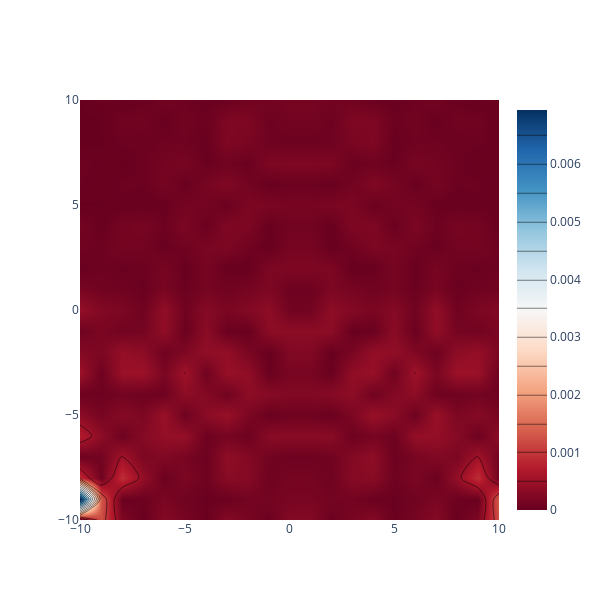

Notebook cell for this chart:
### Code cell
fig = go.Figure(data=
    go.Contour(
        x=[i for i in range(-D, D + 1)],
        y=[j for j in range(-D, D + 1)],
        z=err,
        line_smoothing=0.85,
        colorscale='RdBu',
        colorbar=dict(
            title='', # title here
            titleside='right',
            titlefont=dict(
                size=14,
                family='Arial, sans-serif')),
        contours=dict(
            coloring ='heatmap',
            showlabels = True, # show labels on contours
            labelfont = dict( # label font properties
                size = 12,
                color = 'black',
            )
        )))

fig.update_layout(
    autosize=False,
    width=600,
    height=600
)

fig.update_xaxes(
    constrain="domain",  # meanwhile compresses the xaxis by decreasing its "domain"
)
'''
fig.update_yaxes(
    scaleanchor = "x",
    scaleratio = 1,
)
'''

fig.show()

### Figure 1 — Plotly figure (JSON) as saved in the notebook; plotly's stock layout.template omitted (floating-point values rounded to 4 significant figures; data arrays with more than 128 entries replaced by an {"elided": "..."} marker saying what was removed)
{"data": [{"colorbar": {"title": {"font": {"family": "Arial, sans-serif", "size": 14}, "side": "right", "text": ""}}, "colorscale": [[0, "rgb(103,0,31)"], [0.1, "rgb(178,24,43)"], [0.2, "rgb(214,96,77)"], [0.3, "rgb(244,165,130)"], [0.4, "rgb(253,219,199)"], [0.5, "rgb(247,247,247)"], [0.6, "rgb(209,229,240)"], [0.7, "rgb(146,197,222)"], [0.8, "rgb(67,147,195)"], [0.9, "rgb(33,102,172)"], [1, "rgb(5,48,97)"]], "contours": {"coloring": "heatmap", "labelfont": {"color": "black", "size": 12}, "showlabels": true}, "line": {"smoothing": 0.85}, "type": "contour", "x": [-10, -9, -8, -7, -6, -5, -4, -3, -2, -1, 0, 1, 2, 3, 4, 5, 6, 7, 8, 9, 10], "y": [-10, -9, -8, -7, -6, -5, -4, -3, -2, -1, 0, 1, 2, 3, 4, 5, 6, 7, 8, 9, 10], "z": {"elided": "21x21 float values"}}], "layout": {"autosize": false, "height": 600, "width": 600, "xaxis": {"constrain": "domain"}}}
